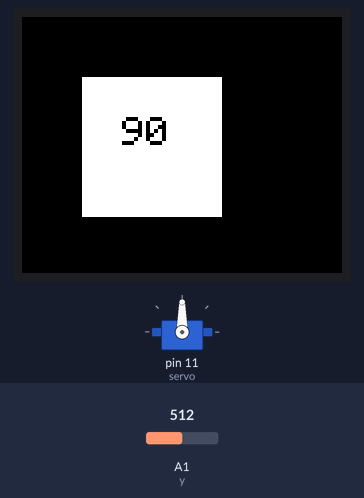
Bench run of a sketch on a simulated Arduino Uno, built with avr-gcc and run on an emulated ATmega328P. Shown: 160×128 colour display, servo. The test bench sets the inputs (shaded band); at power-on: A1 (y) = 512. What the sketch prints to the serial monitor is not drawn.

Above: at 1.2 s.
1.3 s: A1 (y) set to 716
At 2.6 s:
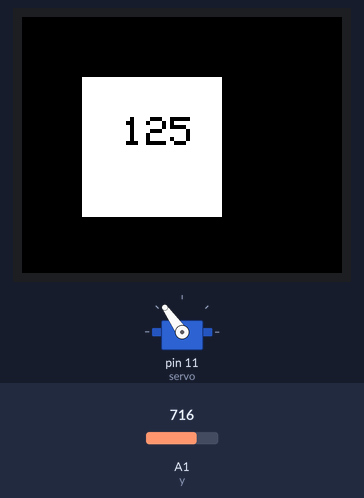
4.3 s: A1 (y) set to 900
At 5.0 s:
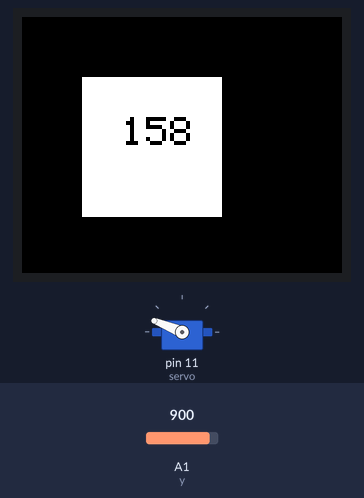
7.3 s: A1 (y) set to 1023
At 8.6 s:
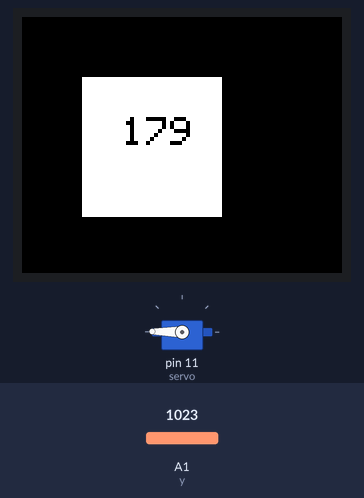
10.3 s: A1 (y) set to 306
At 10.6 s:
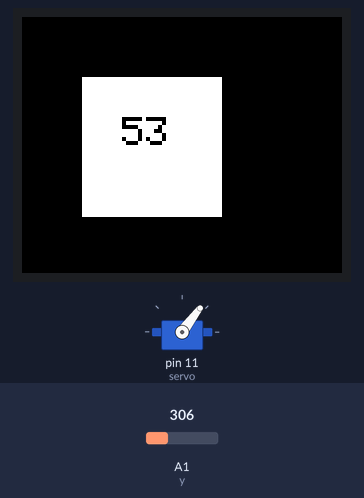
13.3 s: A1 (y) set to 122
At 13.9 s:
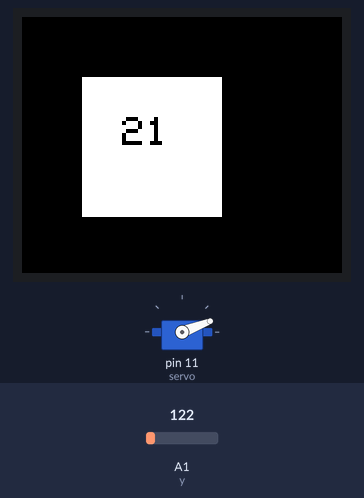
16.3 s: A1 (y) set to 0
At 16.9 s:
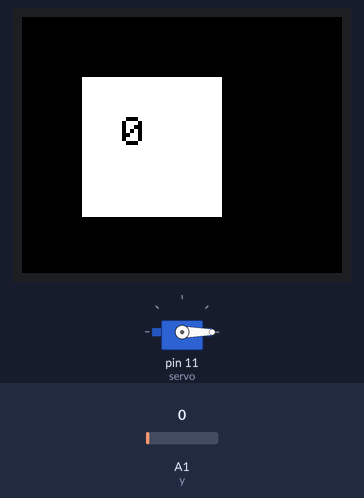
Timing chart, 0 to 19.3 s (numbered marks = the images above; inputs shaded):
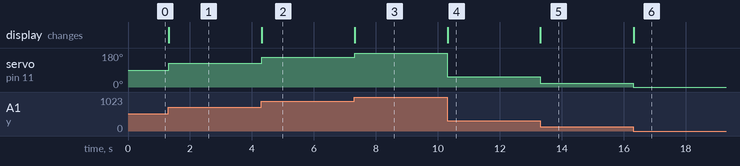

The sketch:

servo_display.ino
```cpp
#include <Servo.h>

#include <SPI.h>
#include <TFT.h>


#define p A0
#define y A1
#define x A2
#define CS   10
#define DC   9
#define RESET  8
char TEXTE[4];

#define servo 11

TFT myScreen = TFT(CS, DC, RESET);
Servo myservo;

void setup() {
    myScreen.begin();
    myservo.attach(servo);

  myScreen.background(0,0,0);
pinMode(p, INPUT);
pinMode(y, INPUT);
pinMode(x, INPUT);
Serial.begin(2000000);
}
void loop() {
    myScreen.stroke(255, 255, 255);
    myScreen.textSize(2);
    int hiina = analogRead(y);
    int value = map (hiina, 0, 1024, 0, 180);
    Serial.println(value);
    myservo.write(value);
    String(value).toCharArray(TEXTE, 4);
    myScreen.fill(255, 255, 255);
    myScreen.rect(30,30,70,70);
    myScreen.stroke(0, 0, 0);
    myScreen.text(TEXTE, 50, 50);

}
```

Measured:
- after the input at 1.3 s, servo on pin 11 (servo): 90° → 125° at once; the display: changes at once (image 1)
- after the input at 4.3 s, servo on pin 11 (servo): 125° → 158° at once; the display: changes at once (image 2)
- after the input at 7.3 s, servo on pin 11 (servo): 158° → 179° at once; the display: changes at once (image 3)
- after the input at 10.3 s, servo on pin 11 (servo): 179° → 53° at once; the display: changes at once (image 4)
- after the input at 13.3 s, servo on pin 11 (servo): 53° → 21° at once; the display: changes at once (image 5)
- after the input at 16.3 s, servo on pin 11 (servo): 21° → 0° at once; the display: changes at once (image 6)
